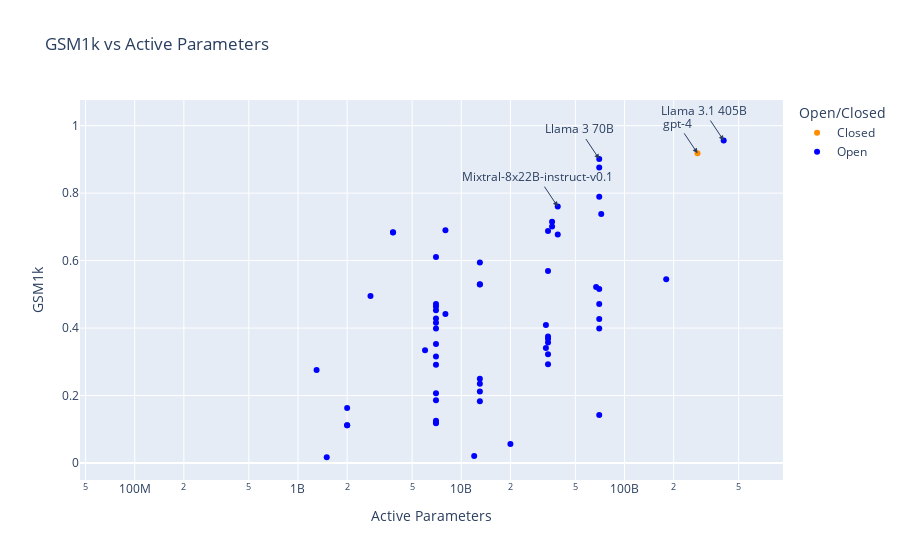

Write notebook code for a chart like this one.
### Code cell
color_map = {'Open': 'blue', 'Closed': 'darkorange'}

highlighted_models = ['Llama 3.1 405B', 'gpt-4', 'Llama 3 70B', 'Mixtral-8x22B-instruct-v0.1'] 
fig = px.scatter(df, x='Active Parameters', y='GSM1k', 
                 color='Open/Closed',
                 title='GSM1k vs Active Parameters',
                 hover_data=['System', 'GSM1k', 'Active Parameters'],
                 color_discrete_map=color_map
                )
fig.update_layout(xaxis_type="log")
for i, row in df.iterrows():
    if row['System'] in highlighted_models:
        fig.add_annotation(
            x=np.log10(row['Active Parameters']),
            y=row['GSM1k'],
            text=row["System"],
            showarrow=True,
            arrowhead=2,
            arrowsize=1,
            arrowwidth=1,
            visible=True,
            ay=-30,
            ax=-20
        )

# Show the plot
fig.show()

### Figure 1 — Plotly figure (JSON) as saved in the notebook; plotly's stock layout.template omitted (floating-point values rounded to 4 significant figures; data arrays with more than 128 entries replaced by an {"elided": "..."} marker saying what was removed)
{"data": [{"customdata": [["claude-2.1"], ["claude-3-haiku-20240307"], ["claude-3-opus-20240229"], ["claude-3-sonnet-20240229"], ["command"], ["gemini-1.5-pro-preview-0409"], ["gemini-pro"], ["gpt-3.5-turbo"], ["gpt-4"], ["gpt-4-turbo"], ["mistral-large-latest"], ["mistral-small"], ["mistral-small-latest"], ["mistral-tiny"], ["BloombergGPT"], ["Chinchilla 70B"], ["Claude 2"], ["Claude 2.1"], ["Claude 3 Haiku"], ["Claude 3 Opus"], ["Claude 3 Sonnet"], ["Claude 3.5 Sonnet"], ["code-cushman-001"], ["code-davinci-001"], ["code-davinci-002"], ["Gemini 1.0 Pro"], ["Gemini 1.5 Flash Preview"], ["Gemini 1.5 Pro (April 2024)"], ["Gemini 1.5 Pro (Exp-0801)"], ["Gemini 1.5 Pro (May 2024)"], ["Gemini Ultra"], ["GLM-4 (0116)"], ["Gopher 280B"], ["GPT-3.5-turbo-16k"], ["GPT-3.5-turbo-16k-0125"], ["GPT-4 (original)"], ["gpt-4-0125-preview"], ["gpt-4-0613"], ["gpt-4-1106-preview"], ["gpt-4-turbo-2024-04-09"], ["GPT-4o"], ["GPT-4o mini"], ["GPT-4o mini-0718"], ["GPT-4o-0806"], ["Inflection-2"], ["Inflection-2.5"], ["Mistral Large"], ["o1 mini"], ["o1 preview"], ["PaLM 540B"], ["PaLM 63B"], ["PaLM 9B"], ["PaLM-2"], ["Reka Core"], ["text-ada-001"], ["text-babbage-001"], ["text-curie-001"], ["text-davinci-001"], ["text-davinci-002"], ["text-davinci-003"], ["Yi-Large"]], "hovertemplate": "Open/Closed=Closed<br>Active Parameters=%{x}<br>GSM1k=%{y}<br>System=%{customdata[0]}<extra></extra>", "legendgroup": "Closed", "marker": {"color": "darkorange", "symbol": "circle"}, "mode": "markers", "name": "Closed", "orientation": "v", "showlegend": true, "type": "scatter", "x": [null, null, null, null, null, null, null, null, 280000000000, null, null, null, null, null, 50000000000, 70000000000, null, null, null, null, null, null, 12000000000, 175000000000, null, null, null, null, null, null, null, null, 280000000000, null, null, 280000000000, null, null, null, null, null, null, null, null, null, null, null, null, null, 540000000000, 62500000000, 8630000000, 340000000000, null, 350000000, 1300000000, 6700000000, 175000000000, 175000000000, 175000000000, null], "xaxis": "x", "y": [0.894, 0.785, 0.825, 0.744, 0.383, 0.879, 0.789, 0.753, 0.918, 0.898, 0.853, 0.605, 0.718, 0.422, null, null, null, null, null, 0.9519, 0.9328, null, null, null, null, 0.7983, 0.9012, 0.9054, null, 0.9228, null, null, null, null, null, null, 0.951, null, null, null, 0.9485, null, null, null, null, null, 0.8747, null, null, null, null, null, null, null, null, null, null, null, null, null, null], "yaxis": "y"}, {"customdata": {"elided": "129x1 str values"}, "hovertemplate": "Open/Closed=Open<br>Active Parameters=%{x}<br>GSM1k=%{y}<br>System=%{customdata[0]}<extra></extra>", "legendgroup": "Open", "marker": {"color": "blue", "symbol": "circle"}, "mode": "markers", "name": "Open", "orientation": "v", "showlegend": true, "type": "scatter", "x": {"elided": "129 int values"}, "xaxis": "x", "y": {"elided": "129 float values"}, "yaxis": "y"}], "layout": {"annotations": [{"arrowhead": 2, "arrowsize": 1, "arrowwidth": 1, "ax": -20, "ay": -30, "showarrow": true, "text": "gpt-4", "visible": true, "x": 11.45, "y": 0.918}, {"arrowhead": 2, "arrowsize": 1, "arrowwidth": 1, "ax": -20, "ay": -30, "showarrow": true, "text": "Mixtral-8x22B-instruct-v0.1", "visible": true, "x": 10.59, "y": 0.76}, {"arrowhead": 2, "arrowsize": 1, "arrowwidth": 1, "ax": -20, "ay": -30, "showarrow": true, "text": "Llama 3 70B", "visible": true, "x": 10.85, "y": 0.9012}, {"arrowhead": 2, "arrowsize": 1, "arrowwidth": 1, "ax": -20, "ay": -30, "showarrow": true, "text": "Llama 3.1 405B", "visible": true, "x": 11.61, "y": 0.956}], "legend": {"title": {"text": "Open/Closed"}, "tracegroupgap": 0}, "title": {"text": "GSM1k vs Active Parameters"}, "xaxis": {"anchor": "y", "domain": [0, 1], "title": {"text": "Active Parameters"}, "type": "log"}, "yaxis": {"anchor": "x", "domain": [0, 1], "title": {"text": "GSM1k"}}}}
